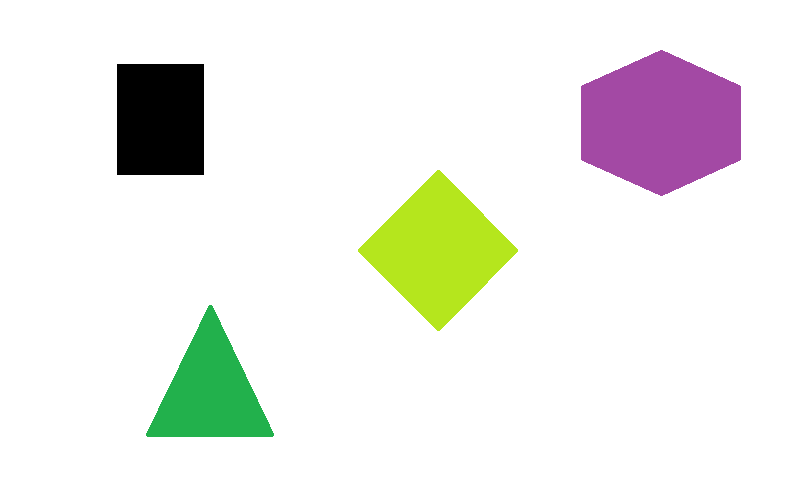
#> input picture deteksi warna/hitam/hitam01.png, 800 x 490 px; its folder holds 3 pictures in this run
$ python hitam.py
#> lines starting #> are read from the running program, lines starting #| are printed output that depends on the picture; after the words box and inside, x2 and y2 are one past the last pixel; in counts of white or black regions, pixels touching at a corner belong together
import cv2
import numpy as np

for i in range(1, 4):
    img = cv2.imread('hitam0' + str(i) + '.png', 1)
#> img is the input picture: shape (490, 800, 3); mean B, G, R 233, 237.9, 237.1
    hsv = cv2.cvtColor(img, cv2.COLOR_BGR2HSV)
#> hsv: shape (490, 800, 3); mean H, S, V 9.6, 18.5, 242

    lower_api0 = np.array([0, 0, 0])
    upper_api0 = np.array([10, 20, 20])
    mask = cv2.inRange(hsv, lower_api0, upper_api0)
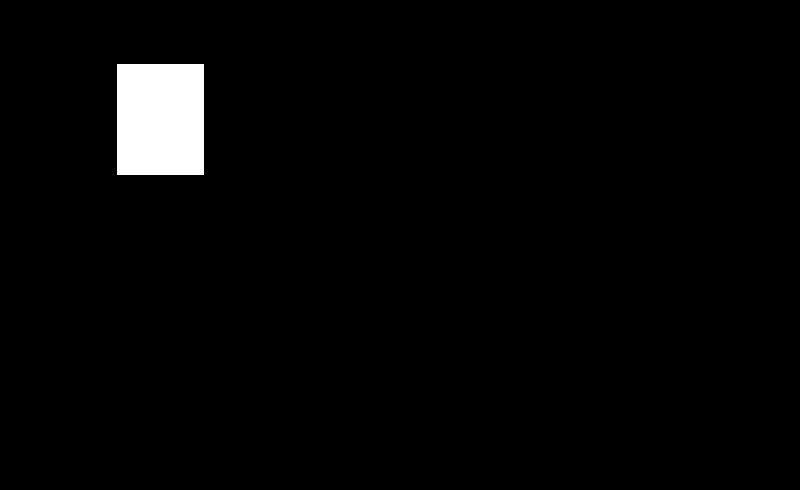
#> mask: shape (490, 800); 2.5% white; 1 white region, box (x1, y1, x2, y2) and area: (117, 64, 204, 175) 9657

    new_img = cv2.bitwise_and(img, img, mask=mask)
#> new_img: shape (490, 800, 3); every value is 0

    cv2.imshow('mask', mask)
    cv2.imshow('image', img)

    cv2.waitKey(0)
    cv2.destroyAllWindows()
#> pass 2 of the loop `for i in range(1, 4):`:
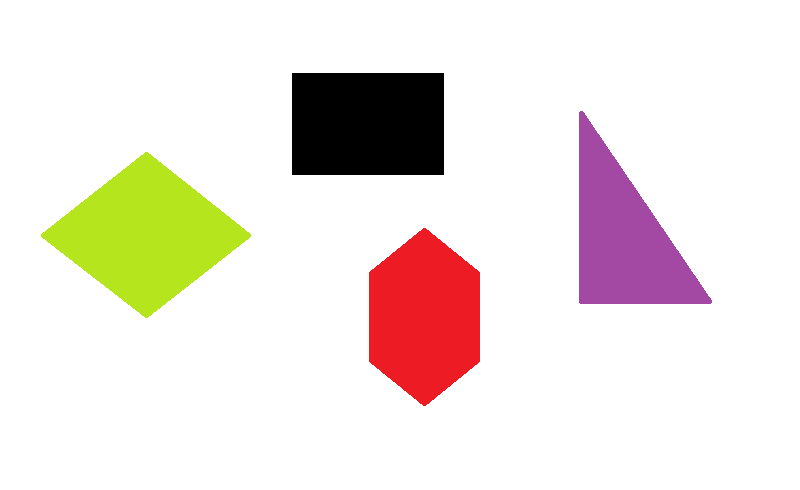
#> input picture deteksi warna/hitam/hitam02.png, 800 x 490 px
#> img is the input picture: shape (490, 800, 3); mean B, G, R 223.2, 228.9, 237.7
#> hsv: shape (490, 800, 3); mean H, S, V 13.6, 23.5, 240
#> `mask = cv2.inRange(hsv, lower_api0, upper_api0)`:
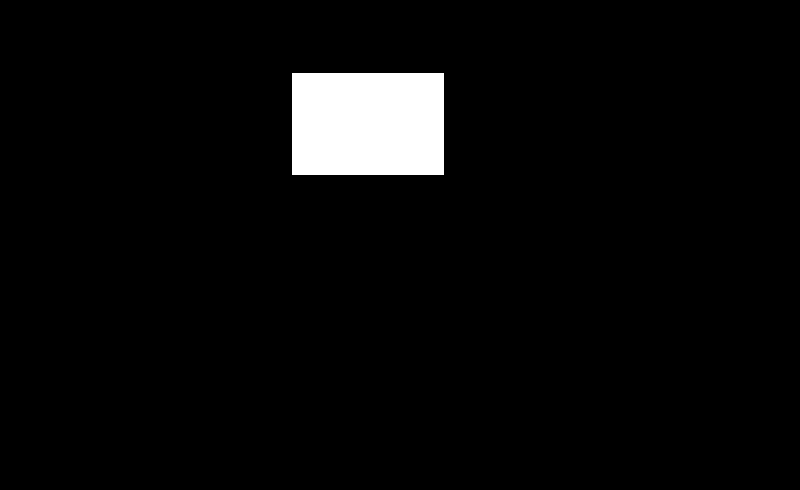
#> mask: shape (490, 800); 4% white; 1 white region, box (x1, y1, x2, y2) and area: (292, 73, 444, 175) 15504
#> pass 3 of the loop `for i in range(1, 4):`:
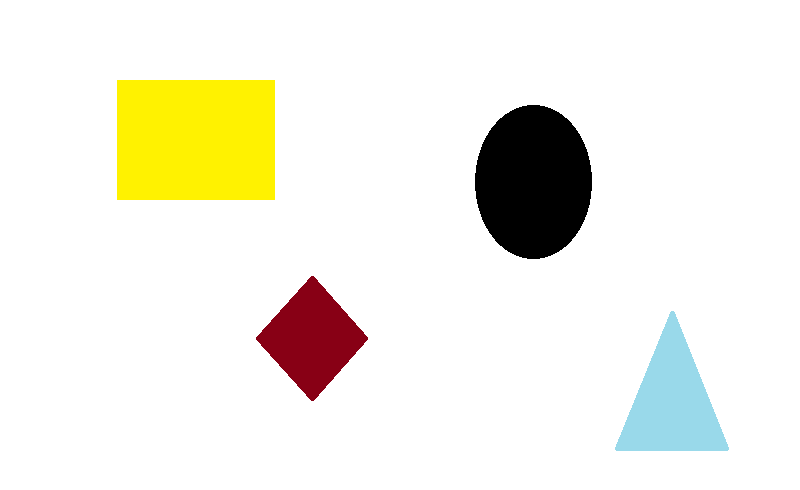
#> input picture deteksi warna/hitam/hitam03.png, 800 x 490 px
#> img is the input picture: shape (490, 800, 3); mean B, G, R 228.7, 239.6, 241.4
#> hsv: shape (490, 800, 3); mean H, S, V 6.6, 18.9, 243.1
#> `mask = cv2.inRange(hsv, lower_api0, upper_api0)`:
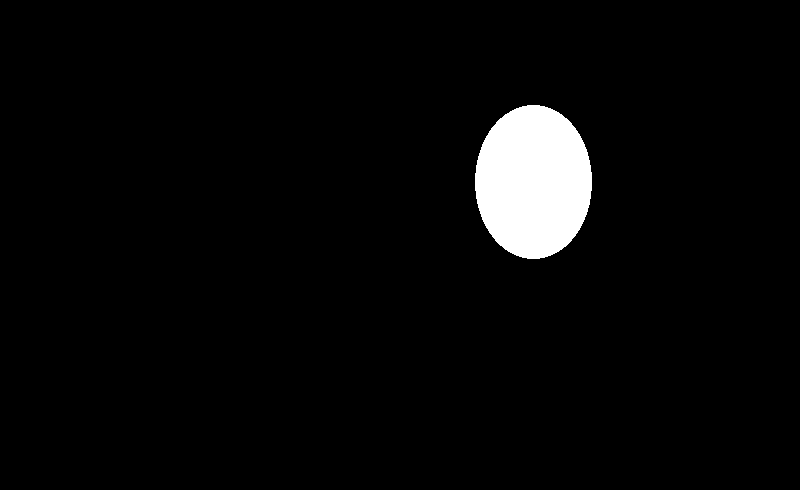
#> mask: shape (490, 800); 3.6% white; 1 white region, box (x1, y1, x2, y2) and area: (475, 105, 592, 259) 14152
